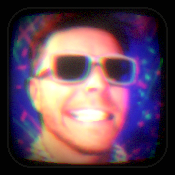
#> input picture art/assets/crt_portrait_shipped.png, 175 x 175 px, given in place of dalle_face_v9.png, which was not available
$ python make-face-v12.py
#> lines starting #> are read from the running program, lines starting #| are printed output that depends on the picture; after the words box and inside, x2 and y2 are one past the last pixel; in counts of white or black regions, pixels touching at a corner belong together; pictures that were not available may be replaced by others from this repository, and a replacement may not be noted
"""
Face art v12: Start from v9 (approved design), swap in DALL-E chrome plates.
Only changes: title plate, portrait frame, SYNC label. Everything else untouched.
"""
from PIL import Image, ImageDraw, ImageFont, ImageFilter
import numpy as np

W, H = 1020, 620

# Start from the APPROVED face art
skin = Image.open('/tmp/aether-art/dalle_face_v9.png').convert("RGBA")

# ---- DALL-E Chrome title plate ----
chrome_title = Image.open('/tmp/aether-art/dalle-chrome-title.png').convert("RGBA")
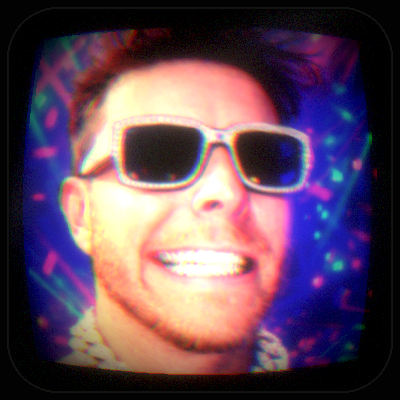
#> input picture art/assets/crt_portrait_shipped_large.png, 400 x 400 px, given in place of dalle-chrome-title.png, which was not available

# The DALL-E image is 1536x1024 with the plate on black background
# Need to extract just the chrome plate and remove the black background
ct_arr = np.array(chrome_title)

# Find the chrome plate bounds (non-black region)
# Threshold: pixels brighter than 30 in any channel
bright = np.max(ct_arr[:, :, :3], axis=2) > 35
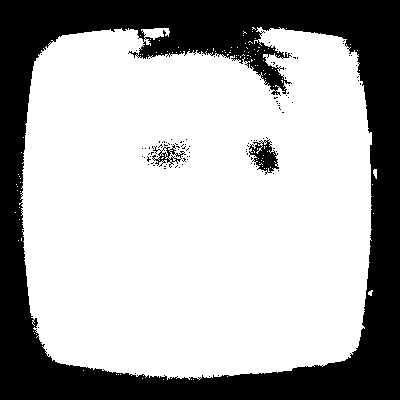
#> bright: shape (400, 400) bool; 68.2% white; 109 black regions (106 under 20 px), largest, box (x1, y1, x2, y2) and area: (0, 0, 400, 400) 49889, (249, 139, 279, 175) 533, (152, 144, 186, 168) 238
rows = np.any(bright, axis=1)
cols = np.any(bright, axis=0)
rmin, rmax = np.where(rows)[0][[0, -1]]
#> rmin = 27; rmax = 379
cmin, cmax = np.where(cols)[0][[0, -1]]
#> cmin = 15; cmax = 376

# Crop to the plate
plate = chrome_title.crop((int(cmin), int(rmin), int(cmax) + 1, int(rmax) + 1))
print(f"Chrome title plate cropped: {plate.size}")
#| Chrome title plate cropped: (362, 353)

# Make black background transparent
plate_arr = np.array(plate).astype(np.float32)
brightness = np.max(plate_arr[:, :, :3], axis=2)
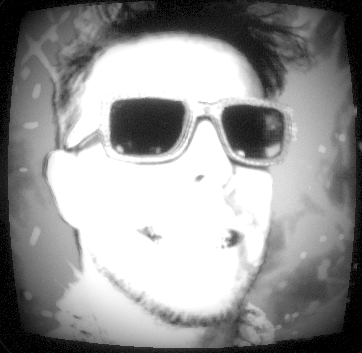
#> brightness: shape (353, 362) float32; min 0, max 255, mean 148.6
# Smooth alpha: fully transparent below 30, fully opaque above 60
alpha = np.clip((brightness - 25) / 35.0, 0, 1) * 255
plate_arr[:, :, 3] = alpha
plate = Image.fromarray(plate_arr.astype(np.uint8))

# Resize to fit title area (561 x 83)
plate = plate.resize((561, 83), Image.LANCZOS)
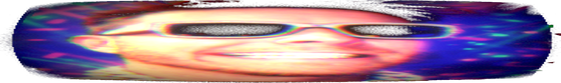
#> plate: PIL image 561x83 RGBA; mean R, G, B, A 122, 89.6, 112.3, 213; transparent parts drawn white

# Place at title position
skin.paste(plate, (229, 5), plate)

# ---- DALL-E Chrome portrait frame ----
chrome_frame = Image.open('/tmp/aether-art/dalle-chrome-frame.png').convert("RGBA")

# Extract frame from black background
cf_arr = np.array(chrome_frame)
bright_f = np.max(cf_arr[:, :, :3], axis=2) > 35
rows_f = np.any(bright_f, axis=1)
cols_f = np.any(bright_f, axis=0)
rmin_f, rmax_f = np.where(rows_f)[0][[0, -1]]
#> rmin_f = 27; rmax_f = 379
cmin_f, cmax_f = np.where(cols_f)[0][[0, -1]]
#> cmin_f = 15; cmax_f = 376

frame = chrome_frame.crop((int(cmin_f), int(rmin_f), int(cmax_f) + 1, int(rmax_f) + 1))
print(f"Chrome frame cropped: {frame.size}")
#| Chrome frame cropped: (362, 353)

# Make black transparent
frame_arr = np.array(frame).astype(np.float32)
brightness_f = np.max(frame_arr[:, :, :3], axis=2)
alpha_f = np.clip((brightness_f - 25) / 35.0, 0, 1) * 255
frame_arr[:, :, 3] = alpha_f
frame = Image.fromarray(frame_arr.astype(np.uint8))

# Resize to 175x175
frame = frame.resize((175, 175), Image.LANCZOS)

# Composite portrait into the frame's center opening
portrait = Image.open('/tmp/aether-art/austin-portrait-square.jpg').convert("RGBA")
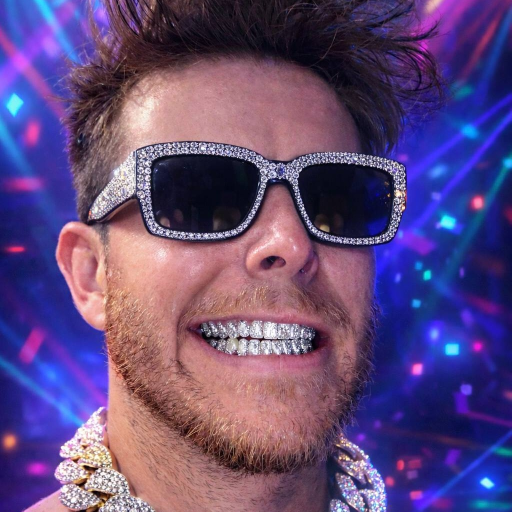
#> input picture art/assets/austin-portrait-square.jpg, 1023 x 1023 px, found by its file name (shown at 1/2 size)
portrait = portrait.resize((125, 125), Image.LANCZOS)
#> portrait: PIL image 125x125 RGBA

# Find the dark center of the frame to place portrait
# The frame should have a dark opening in the middle
frame_center = frame.copy()
# Place portrait at center
px_off = (175 - 125) // 2
frame_center.paste(portrait, (px_off, px_off))
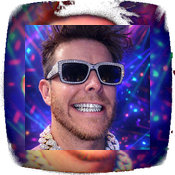
#> frame_center: PIL image 175x175 RGBA; mean R, G, B, A 78.4, 55.9, 98.7, 217.8; transparent parts drawn white
# Then paste the chrome frame border on top (so frame overlaps portrait edges)
frame_center.paste(frame, (0, 0), frame)
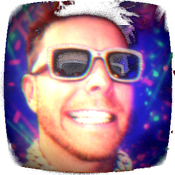
#> frame_center: PIL image 175x175 RGBA; mean R, G, B, A 122.7, 90.4, 113.9, 215.9; transparent parts drawn white

# Place at portrait position
port_x, port_y = W - 175 - 35, H - 175 - 40  # 810, 405
skin.paste(frame_center, (port_x, port_y), frame_center)

# ---- SYNC tape label ----
ff = "/System/Library/Fonts/MarkerFelt.ttc"
#> (the run stopped early here; a loop or call above may not have finished)
